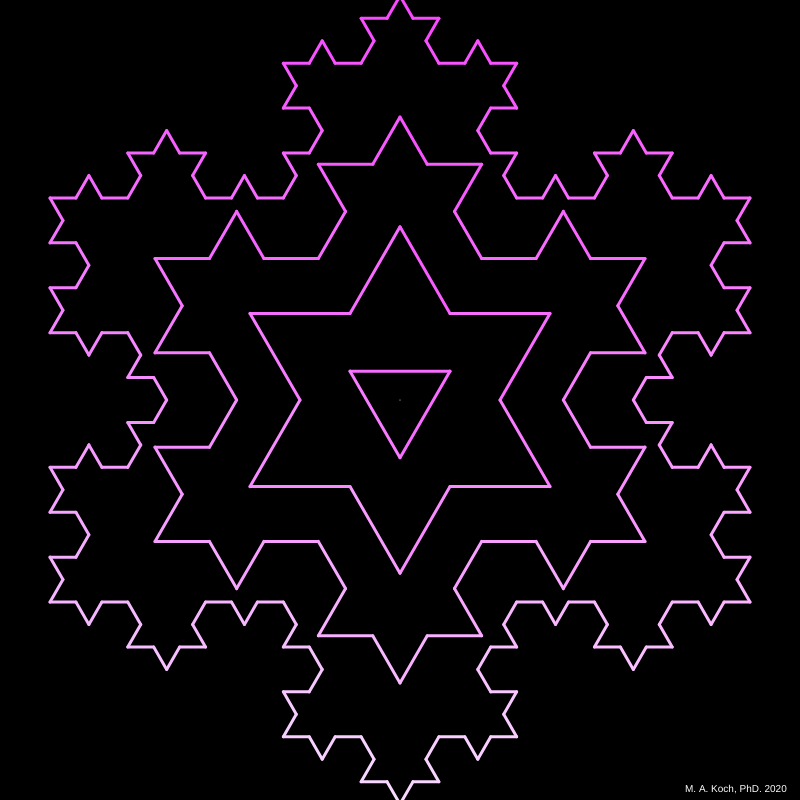
Frame 1 (no input)
Frame 2 (the mouse pressed at the canvas centre, redrawn once): identical to frame 1, image omitted

The p5.js sketch that drew this single still picture (run headless with seeded random() and noise() and a simulated clock; the mouse was pressed at the canvas centre and the sketch redrawn once):

// p5.js sketch
// ── sketch.js
var segments = [];
var len = 500;
var gen = 0;

function setup() {
    createCanvas(800,800);
//    len = 500/600*height;
//    angleMode(DEGREES);
//    stroke(255,255,255);
//    strokeWeight(3);
//    var a = createVector(-len/2,0);
//    var b = createVector(len/2,0);
//    var s1 = new seg(a,b);
//    segments.push(s1);
//    a = createVector(len/2,0);
//    b = createVector(0,len * 0.866);
//    var s2 = new seg(a,b);
//    segments.push(s2);
//    a = createVector(0,len * 0.866);
//    b = createVector(-len/2,0);
//    var s3 = new seg(a,b); 
//    segments.push(s3);
    
}

function draw() { 
    
    background(0);
    stroke(255,255,255);
    point(width/2, height/2);
    makeSnow(100, 0);
    makeSnow(300, 1);
    makeSnow(490, 2);
    makeSnow(700, 3);

    noStroke();
    fill(255, 255, 255);
    textSize(10);
    text("M. A. Koch, PhD. 2020", width-115, height-8);
    
    
    noLoop();

}


function generate(){
    var next = [];
    
    for (s of segments){
        var children = [];
        var p1 = s.a.copy()
        var p5 = s.b.copy();
        var v = s.b.copy(); v.sub(s.a);    
        v = v.div(3);
        var p2 = s.a.copy(); p2.add(v);
        var p3 = p2.copy(); p3.add(v.rotate(-60));
        v.rotate(60);
        var p4 = p5.copy(); p4.sub(v);
        v.rotate(60);
        var p3 = p4.copy(); p3.sub(v);
        children.push(new seg(p1, p2));
        children.push(new seg(p2, p3));
        children.push(new seg(p3, p4));
        children.push(new seg(p4, p5));        
        next = concat(next, children);        
    }    
    
    return next;
}


class seg{

constructor(a_,b_){
this.a = a_;
this.b = b_;
}

show(){
stroke(map(this.a.x, 255, width, 250, 255),map(this.a.y, 255, height, 155, 255),255);
line(this.a.x,this.a.y,this.b.x,this.b.y);
}
}

function createtrongle(len_){
    len = len_;
    segments = [];
    angleMode(DEGREES);
    stroke(255,255,255);
    strokeWeight(3);
    var a = createVector(-len/2,0);
    var b = createVector(len/2,0);
    var s1 = new seg(a,b);
    segments.push(s1);
    a = createVector(len/2,0);
    b = createVector(0,len * 0.866);
    var s2 = new seg(a,b);
    segments.push(s2);
    a = createVector(0,len * 0.866);
    b = createVector(-len/2,0);
    var s3 = new seg(a,b); 
    segments.push(s3);

}

function makeSnow(len_, gen_){
    push();
    len=len_;
    gen=gen_;
    translate(width/2, height/2 - 0.866*len/3);//height/2-0.29*len);
    createtrongle(len);
    for (var i = 0; i < gen; i++){ 
        segments = generate();
        }
    
    for (s of segments){
        s.show();
       }
   pop(); 
}
